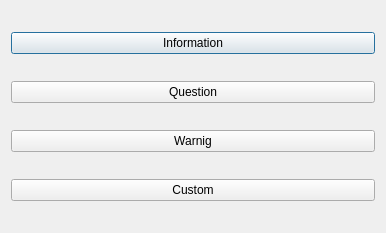
<?xml version="1.0" encoding="UTF-8"?>
<ui version="4.0">
 <class>Dialog</class>
 <widget class="QDialog" name="Dialog">
  <property name="geometry">
   <rect>
    <x>0</x>
    <y>0</y>
    <width>386</width>
    <height>233</height>
   </rect>
  </property>
  <property name="windowTitle">
   <string>Dialog</string>
  </property>
  <layout class="QVBoxLayout" name="verticalLayout">
   <item>
    <widget class="QPushButton" name="pushButton">
     <property name="text">
      <string>Information</string>
     </property>
    </widget>
   </item>
   <item>
    <widget class="QPushButton" name="pushButton_2">
     <property name="text">
      <string>Question</string>
     </property>
    </widget>
   </item>
   <item>
    <widget class="QPushButton" name="pushButton_3">
     <property name="text">
      <string>Warnig</string>
     </property>
    </widget>
   </item>
   <item>
    <widget class="QPushButton" name="pushButton_4">
     <property name="text">
      <string>Custom</string>
     </property>
    </widget>
   </item>
  </layout>
 </widget>
 <layoutdefault spacing="6" margin="11"/>
 <resources/>
 <connections/>
</ui>
